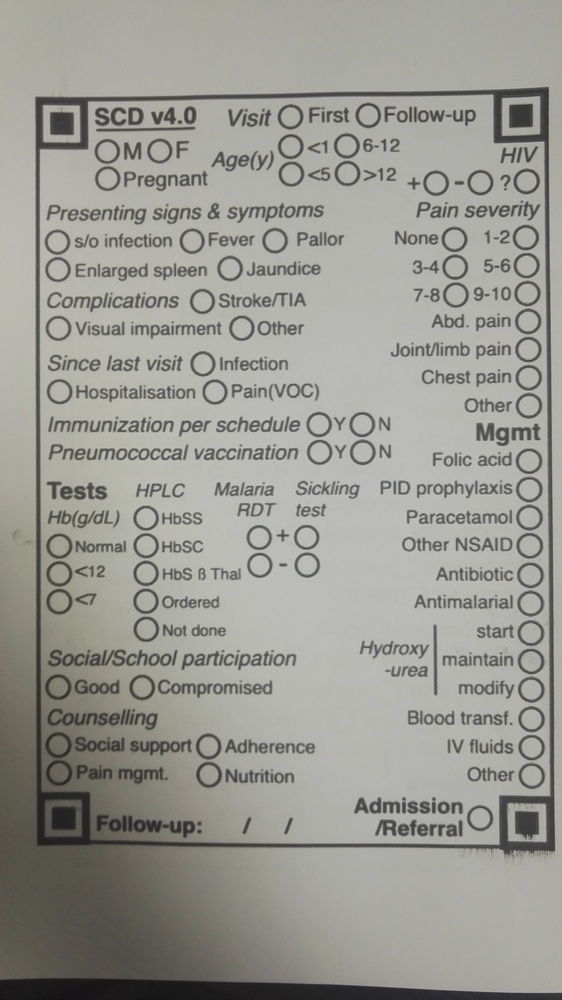
#> input picture sheet.jpg, 562 x 1000 px, shrunk from 2336 x 4160 before the run
$ python scan2.py   (older library calls are emulated)
#> lines starting #> are read from the running program, lines starting #| are printed output that depends on the picture
import numpy as np
import cv2

rawImage = cv2.imread('sheet.jpg')
#> rawImage is the input picture: shape (1000, 562, 3); mean B, G, R 147.7, 154.1, 154.1
cv2.imshow('Original Image',rawImage)
cv2.waitKey(0)

hsv = cv2.cvtColor(rawImage, cv2.COLOR_BGR2HSV)
#> hsv: shape (1000, 562, 3); mean H, S, V 32.1, 12.7, 154.6
cv2.imshow('HSV Image',hsv)
cv2.waitKey(0)

hue ,saturation ,value = cv2.split(hsv)
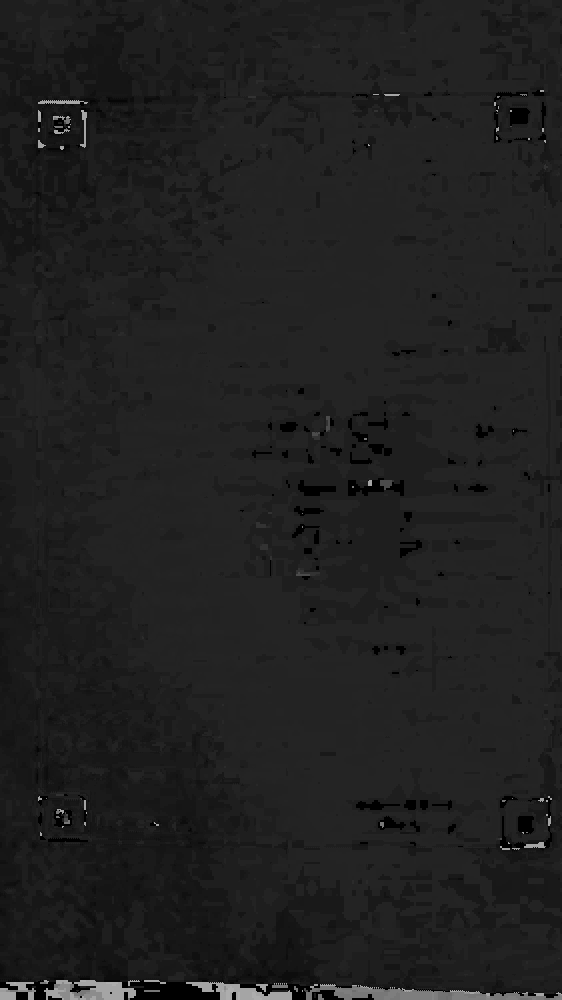
#> hue: shape (1000, 562); min 0, max 173, mean 32.1
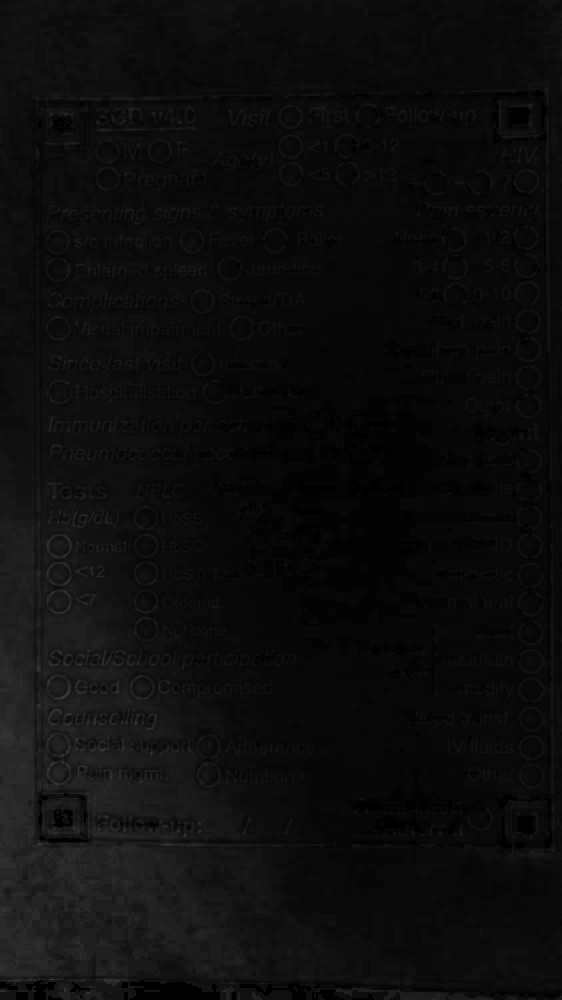
#> saturation: shape (1000, 562); min 0, max 64, mean 12.7
cv2.imshow('Saturation Image',saturation)
cv2.waitKey(0)

#> (the run stopped early here; a loop or call above may not have finished)
